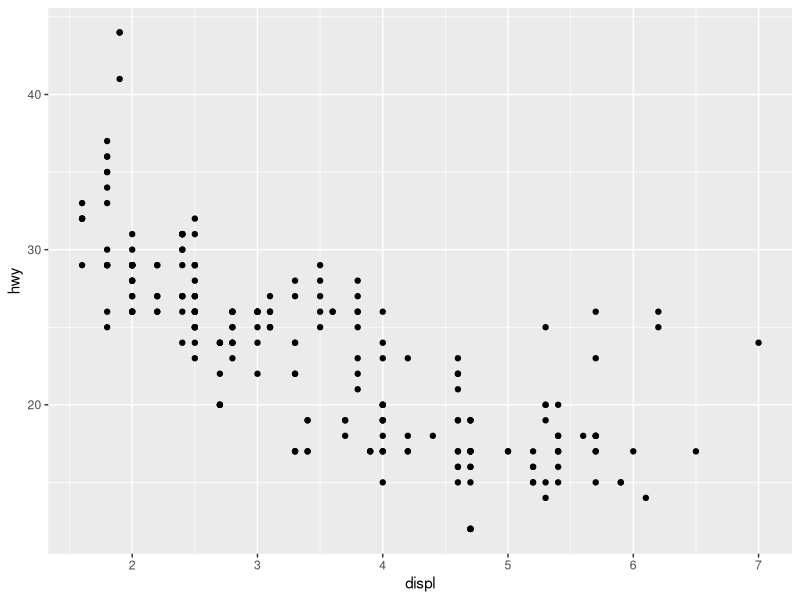
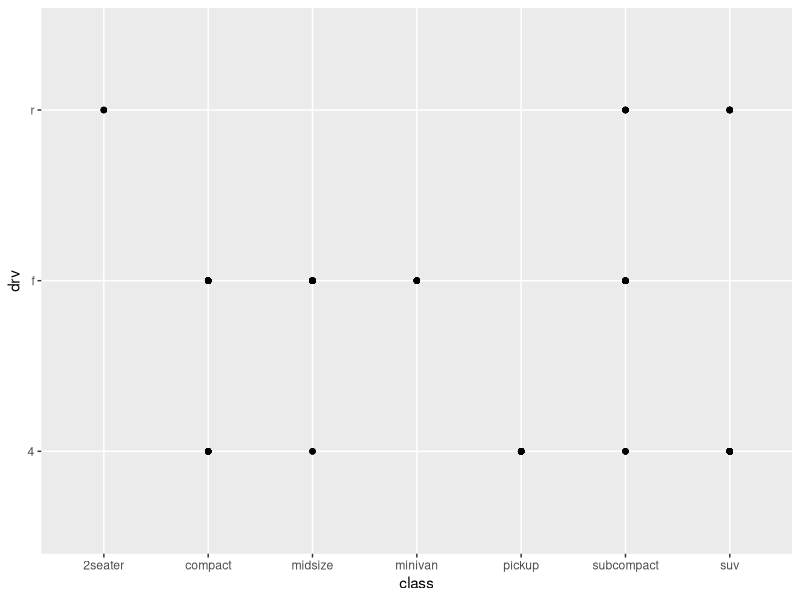
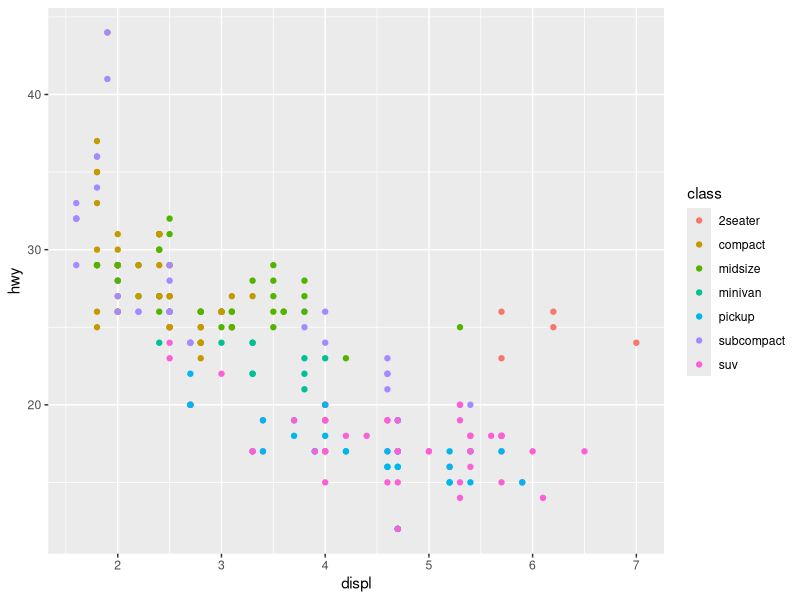

Recreate these plots in R, in order.
library(tidyverse)
library(ggplot2)

ggplot2::mpg

#Other geom_ functions: contour, count, density, blank, abline, hex, map

#Exercise 1a
ggplot(data = mpg, 
       mapping = aes(x = displ, y = hwy))+
  geom_point()
#As engine size increases, you would expect hwy mileage to decrease. The relationship is as expected.

ggplot(data = mpg, 
       mapping = aes(x = class, y = drv))+
  geom_point()
#When we plot these variables, we are being shown cars that have a specific drive (front wheel, rear wheel, 4 wheel)
#but there is no telling the amount of cars that fit into each point as it currently stands.

#Exercise 1b
ggplot(data = mpg, 
       mapping = aes(x = displ, y = hwy, color = class))+
  geom_point()
